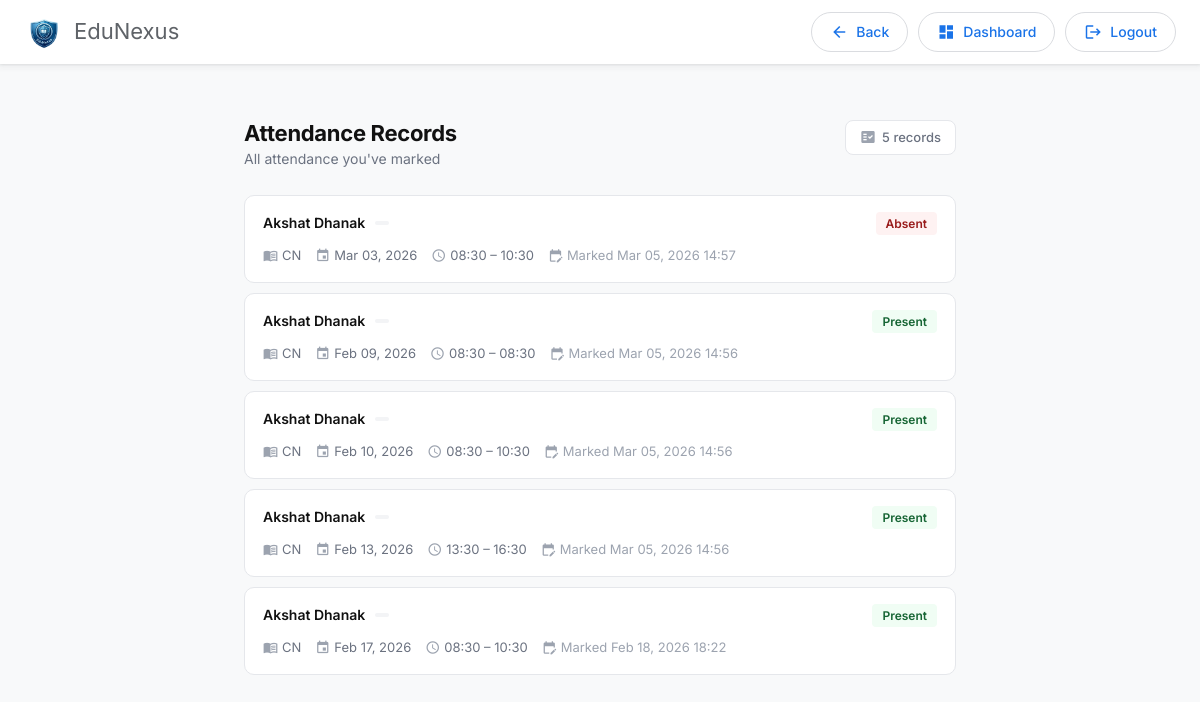
Page /faculty_app/view_attendance/ (signed in) on the committed database.
### admin_app/models.py (models this page shows, shortened)
class Attendance(models.Model):
    STATUS_CHOICES = [
        ('present', 'Present'),
        ('absent', 'Absent'),
        ('late', 'Late'),
    ]
    lecture = models.ForeignKey(Lecture, on_delete=models.CASCADE, related_name='attendances')
    student = models.ForeignKey(Student, on_delete=models.CASCADE, related_name='attendances')
    status = models.CharField(max_length=20, choices=STATUS_CHOICES, default='absent')
    marked_date = models.DateTimeField(auto_now=True)
    marked_by = models.ForeignKey(Faculty, on_delete=models.SET_NULL, null=True, blank=True, related_name='marked_attendances')
    face_recognized = models.BooleanField(default=False, null=True)
    created_at = models.DateTimeField(auto_now_add=True)
    class Meta:
        ordering = ['lecture', 'student']
        unique_together = ['lecture', 'student']

class Student(models.Model):
    STATUS_CHOICES = [
        ('active', 'Active'),
        ('graduated', 'Graduated'),
        ('suspended', 'Suspended'),
        ('dropped', 'Dropped'),
    ]
    BATCH_CHOICES = [
        ('A1', 'A1'),
        ('A2', 'A2'),
        ('A3', 'A3'),
        ('A4', 'A4'),
        ('B1', 'B1'),
        ('B2', 'B2'),
        ('B3', 'B3'),
        ('B4', 'B4'),
    ]
    user = models.OneToOneField(CustomUser, on_delete=models.CASCADE, related_name='student_profile')
    roll_number = models.CharField(max_length=20, unique=True)
    name = models.CharField(max_length=200)
    degree_program = models.ForeignKey(DegreeProgram, on_delete=models.PROTECT, related_name='enrolled_students', null=True, blank=True)
    semester = models.IntegerField(choices=[(i, f"Semester {i}") for i in range(1, 9)], default=1)
    division = models.CharField(max_length=5)  # A, B, C, etc.
    batch = models.CharField(max_length=10, choices=BATCH_CHOICES)
    graduation_date = models.DateField(blank=True, null=True)
    phone = models.CharField(max_length=15)
    blood_group = models.CharField(max_length=3, blank=True, null=True)
    date_of_birth = models.DateField(blank=True, null=True)
    address = models.TextField(blank=True, null=True)
    city = models.CharField(max_length=100, blank=True, null=True)
    state = models.CharField(max_length=100, blank=True, null=True)
    pincode = models.CharField(max_length=10, blank=True, null=True)
    father_name = models.CharField(max_length=100, blank=True, null=True)
    father_contact = models.CharField(max_length=15, blank=True, null=True)
    mother_name = models.CharField(max_length=100, blank=True, null=True)
    mother_contact = models.CharField(max_length=15, blank=True, null=True)
    image = models.ImageField(upload_to='student_photos/', default='default_student.jpg')
    face_encoding = models.TextField(blank=True, null=True)  # JSON encoded face descriptor
    status = models.CharField(max_length=20, choices=STATUS_CHOICES, default='active')
    created_at = models.DateTimeField(auto_now_add=True)
    updated_at = models.DateTimeField(auto_now=True)
    class Meta:
        ordering = ['degree_program', 'semester', 'roll_number']

class Lecture(models.Model):
    TYPE_CHOICES = [
        ('theory', 'Theory'),
        ('practical', 'Practical'),
        ('tutorial', 'Tutorial'),
    ]
    subject_offering = models.ForeignKey(SubjectOffering, on_delete=models.CASCADE, related_name='lectures')
    date = models.DateField()
    start_time = models.TimeField()
    end_time = models.TimeField()
    lecture_type = models.CharField(max_length=20, choices=TYPE_CHOICES, default='theory')
    room_number = models.CharField(max_length=20, blank=True, null=True)
    faculty = models.ForeignKey(Faculty, on_delete=models.PROTECT, related_name='conducted_lectures')
    is_conducted = models.BooleanField(default=True)
    created_at = models.DateTimeField(auto_now_add=True)
    class Meta:
        ordering = ['date', 'start_time']

class SubjectOffering(models.Model):
    subject = models.ForeignKey(Subject, on_delete=models.PROTECT, related_name='offerings')
    academic_year = models.CharField(max_length=10)  # e.g., "2025-26"
    division = models.CharField(max_length=5)  # e.g., "A", "B", "C"
    faculty = models.ForeignKey('Faculty', on_delete=models.PROTECT, related_name='teaching_subjects')
    max_students = models.IntegerField(default=60)
    created_at = models.DateTimeField(auto_now_add=True)
    class Meta:
        ordering = ['academic_year', 'subject', 'division']
        unique_together = ['subject', 'academic_year', 'division']

class Subject(models.Model):
    code = models.CharField(max_length=20, unique=True)   # e.g., "23CE610"
    name = models.CharField(max_length=200, unique=True)  # e.g., "ADVANCED COMPUTER ARCHITECTURE"
    credits = models.IntegerField(default=4)
    semester = models.IntegerField(choices=[(i, f"Semester {i}") for i in range(1, 9)])
    is_elective = models.BooleanField(default=False)
    department = models.ForeignKey(Department, on_delete=models.PROTECT, related_name='subjects')
    syllabus_url = models.URLField(blank=True, null=True)
    created_at = models.DateTimeField(auto_now_add=True)
    class Meta:
        ordering = ['semester', 'code']
        unique_together = ['code', 'department']

### faculty_app/views.py (the view)
# urls.py: path("view_attendance/", views.view_attendance, name="view_attendance"),
@faculty_required
def view_attendance(request):
    faculty = Faculty.objects.get(user=request.user)
    attendance = Attendance.objects.filter(marked_by=faculty).order_by("-marked_date")
    return render(request, "faculty_app/view_attendance.html", {"attendance": attendance})

### faculty_app/views.py (called while the page is built)
def faculty_required(view_func):
    @wraps(view_func)
    def wrapper(request, *args, **kwargs):
        if not request.user.is_authenticated:
            return redirect("registration:login")  # Redirect unauthenticated users to login page
        if request.user.role == "faculty":
            return view_func(request, *args, **kwargs)
        logout(request)  # Log out unauthorized users
        return redirect("registration:login")  # Redirect unauthorized users
    return wrapper

### project1/context_processors.py (called while the page is built)
def session_timeout(request):
    return {
        'SESSION_TIMEOUT_SECONDS': getattr(settings, 'SESSION_COOKIE_AGE', 1800),
    }

### faculty_app/templates/faculty_app/view_attendance.html (shortened to what this page needs)
{% extends "layout.html" %}
{% block container %}
<div class="va-page">
  <div class="va-header">
    <div>
      <h1>Attendance Records</h1>
      <p>All attendance you've marked</p>
    </div>
    {% if attendance %}
    <div class="va-count">
      <span class="material-icons">fact_check</span>
      <span>{{ attendance|length }} record{{ attendance|length|pluralize }}</span>
    </div>
    {% endif %}
  </div>
  {% if attendance %}
  <div class="va-list">
    {% for record in attendance %}
    <div class="va-item">
      <div class="va-item-top">
        <div class="va-item-left">
          <div class="va-student-name">{{ record.student.name }}</div>
          <code class="va-roll">{{ record.student.roll_number }}</code>
        </div>
        {% if record.status == 'present' %}
        <span class="va-status va-s-present">Present</span>
        {% elif record.status == 'late' %}
        <span class="va-status va-s-late">Late</span>
        {% else %}
        <span class="va-status va-s-absent">Absent</span>
        {% endif %}
      </div>
      <div class="va-item-meta">
        <span><span class="material-icons">menu_book</span>{{ record.lecture.subject_offering.subject.name }}</span>
        <span><span class="material-icons">event</span>{{ record.lecture.date|date:"M d, Y" }}</span>
        <span><span class="material-icons">schedule</span>{{ record.lecture.start_time|time:"H:i" }} – {{ record.lecture.end_time|time:"H:i" }}</span>
        <span class="va-marked"><span class="material-icons">edit_calendar</span>Marked {{ record.marked_date|date:"M d, Y H:i" }}</span>
      </div>
    </div>
    {% endfor %}
  </div>
  {% else %}
  <div class="va-empty">
    <span class="material-icons">event_busy</span>
    <h3>No Records Yet</h3>
    <p>Attendance records you mark will appear here</p>
  </div>
  {% endif %}
</div>
{% endblock %}

### rows in the picture
Attendance: student.name "Akshat Dhanak", status "Absent", lecture.subject_offering.subject.name "CN", lecture "Mar 03, 2026", lecture.start_time "08:30", lecture.end_time "10:30", marked_date "Mar 05, 2026 14:57"
Attendance: student.name "Akshat Dhanak", status "Present", lecture.subject_offering.subject.name "CN", lecture "Feb 09, 2026", lecture.start_time "08:30", lecture.end_time "08:30", marked_date "Mar 05, 2026 14:56"
Attendance: student.name "Akshat Dhanak", status "Present", lecture.subject_offering.subject.name "CN", lecture "Feb 10, 2026", lecture.start_time "08:30", lecture.end_time "10:30", marked_date "Mar 05, 2026 14:56"
Attendance: student.name "Akshat Dhanak", status "Present", lecture.subject_offering.subject.name "CN", lecture "Feb 13, 2026", lecture.start_time "13:30", lecture.end_time "16:30", marked_date "Mar 05, 2026 14:56"
Attendance: student.name "Akshat Dhanak", status "Present", lecture.subject_offering.subject.name "CN", lecture "Feb 17, 2026", lecture.start_time "08:30", lecture.end_time "10:30", marked_date "Feb 18, 2026 18:22"

### other values in the picture
{{ attendance|length }} "5"
